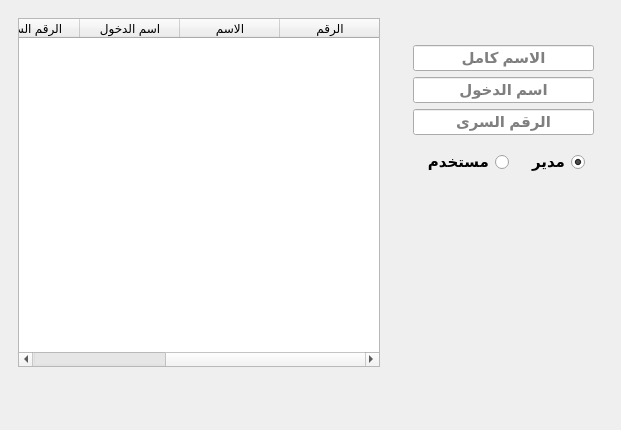
<?xml version="1.0" encoding="UTF-8"?>
<ui version="4.0">
 <class>Form</class>
 <widget class="QWidget" name="Form">
  <property name="geometry">
   <rect>
    <x>0</x>
    <y>0</y>
    <width>621</width>
    <height>430</height>
   </rect>
  </property>
  <property name="windowTitle">
   <string>Form</string>
  </property>
  <layout class="QVBoxLayout" name="verticalLayout">
   <property name="spacing">
    <number>0</number>
   </property>
   <property name="margin">
    <number>0</number>
   </property>
   <item>
    <widget class="QWidget" name="widget_14" native="true">
     <layout class="QHBoxLayout" name="horizontalLayout">
      <item>
       <widget class="QWidget" name="widget_159" native="true">
        <property name="sizePolicy">
         <sizepolicy hsizetype="Preferred" vsizetype="Preferred">
          <horstretch>7</horstretch>
          <verstretch>0</verstretch>
         </sizepolicy>
        </property>
        <layout class="QGridLayout" name="gridLayout_32">
         <item row="1" column="1">
          <widget class="QPushButton" name="udelet">
           <property name="sizePolicy">
            <sizepolicy hsizetype="Minimum" vsizetype="Expanding">
             <horstretch>0</horstretch>
             <verstretch>1</verstretch>
            </sizepolicy>
           </property>
           <property name="font">
            <font>
             <pointsize>11</pointsize>
             <weight>75</weight>
             <bold>true</bold>
            </font>
           </property>
           <property name="text">
            <string/>
           </property>
           <property name="icon">
            <iconset>
             <normaloff>:/n/img/Delete-100.png</normaloff>:/n/img/Delete-100.png</iconset>
           </property>
           <property name="iconSize">
            <size>
             <width>50</width>
             <height>50</height>
            </size>
           </property>
           <property name="flat">
            <bool>true</bool>
           </property>
          </widget>
         </item>
         <item row="1" column="2">
          <widget class="QPushButton" name="uedit">
           <property name="sizePolicy">
            <sizepolicy hsizetype="Minimum" vsizetype="Expanding">
             <horstretch>0</horstretch>
             <verstretch>1</verstretch>
            </sizepolicy>
           </property>
           <property name="font">
            <font>
             <pointsize>11</pointsize>
             <weight>75</weight>
             <bold>true</bold>
            </font>
           </property>
           <property name="text">
            <string/>
           </property>
           <property name="icon">
            <iconset>
             <normaloff>:/n/img/Save-100.png</normaloff>:/n/img/Save-100.png</iconset>
           </property>
           <property name="iconSize">
            <size>
             <width>50</width>
             <height>50</height>
            </size>
           </property>
           <property name="flat">
            <bool>true</bool>
           </property>
          </widget>
         </item>
         <item row="0" column="1" colspan="2">
          <widget class="QTableWidget" name="utable">
           <property name="sizePolicy">
            <sizepolicy hsizetype="Expanding" vsizetype="Expanding">
             <horstretch>0</horstretch>
             <verstretch>9</verstretch>
            </sizepolicy>
           </property>
           <property name="layoutDirection">
            <enum>Qt::RightToLeft</enum>
           </property>
           <column>
            <property name="text">
             <string>الرقم</string>
            </property>
           </column>
           <column>
            <property name="text">
             <string>اﻻسم</string>
            </property>
           </column>
           <column>
            <property name="text">
             <string>اسم الدخول</string>
            </property>
           </column>
           <column>
            <property name="text">
             <string>الرقم السرى</string>
            </property>
           </column>
           <column>
            <property name="text">
             <string>النوع</string>
            </property>
           </column>
          </widget>
         </item>
        </layout>
       </widget>
      </item>
      <item>
       <widget class="QWidget" name="widget_155" native="true">
        <property name="sizePolicy">
         <sizepolicy hsizetype="Preferred" vsizetype="Preferred">
          <horstretch>4</horstretch>
          <verstretch>0</verstretch>
         </sizepolicy>
        </property>
        <property name="styleSheet">
         <string notr="true"/>
        </property>
        <layout class="QVBoxLayout" name="verticalLayout_64">
         <item>
          <widget class="QWidget" name="widget_156" native="true">
           <property name="sizePolicy">
            <sizepolicy hsizetype="Expanding" vsizetype="Preferred">
             <horstretch>0</horstretch>
             <verstretch>5</verstretch>
            </sizepolicy>
           </property>
           <layout class="QVBoxLayout" name="verticalLayout_45">
            <item>
             <widget class="QWidget" name="widget_16" native="true">
              <property name="sizePolicy">
               <sizepolicy hsizetype="Preferred" vsizetype="Expanding">
                <horstretch>0</horstretch>
                <verstretch>1</verstretch>
               </sizepolicy>
              </property>
             </widget>
            </item>
            <item>
             <widget class="QLineEdit" name="ufname">
              <property name="sizePolicy">
               <sizepolicy hsizetype="Expanding" vsizetype="Fixed">
                <horstretch>0</horstretch>
                <verstretch>0</verstretch>
               </sizepolicy>
              </property>
              <property name="font">
               <font>
                <pointsize>11</pointsize>
                <weight>75</weight>
                <bold>true</bold>
               </font>
              </property>
              <property name="alignment">
               <set>Qt::AlignCenter</set>
              </property>
              <property name="placeholderText">
               <string>الاسم كامل</string>
              </property>
             </widget>
            </item>
            <item>
             <widget class="QLineEdit" name="uname">
              <property name="sizePolicy">
               <sizepolicy hsizetype="Expanding" vsizetype="Fixed">
                <horstretch>0</horstretch>
                <verstretch>0</verstretch>
               </sizepolicy>
              </property>
              <property name="font">
               <font>
                <pointsize>11</pointsize>
                <weight>75</weight>
                <bold>true</bold>
               </font>
              </property>
              <property name="alignment">
               <set>Qt::AlignCenter</set>
              </property>
              <property name="placeholderText">
               <string>اسم الدخول</string>
              </property>
             </widget>
            </item>
            <item>
             <widget class="QLineEdit" name="upass">
              <property name="sizePolicy">
               <sizepolicy hsizetype="Expanding" vsizetype="Fixed">
                <horstretch>0</horstretch>
                <verstretch>0</verstretch>
               </sizepolicy>
              </property>
              <property name="font">
               <font>
                <pointsize>11</pointsize>
                <weight>75</weight>
                <bold>true</bold>
               </font>
              </property>
              <property name="alignment">
               <set>Qt::AlignCenter</set>
              </property>
              <property name="placeholderText">
               <string>الرقم السرى</string>
              </property>
             </widget>
            </item>
            <item>
             <widget class="QWidget" name="widget" native="true">
              <property name="sizePolicy">
               <sizepolicy hsizetype="Preferred" vsizetype="Expanding">
                <horstretch>0</horstretch>
                <verstretch>0</verstretch>
               </sizepolicy>
              </property>
              <property name="layoutDirection">
               <enum>Qt::RightToLeft</enum>
              </property>
              <property name="styleSheet">
               <string notr="true"/>
              </property>
              <layout class="QHBoxLayout" name="horizontalLayout_30">
               <item>
                <widget class="QRadioButton" name="uadminradio">
                 <property name="font">
                  <font>
                   <pointsize>11</pointsize>
                   <weight>75</weight>
                   <bold>true</bold>
                  </font>
                 </property>
                 <property name="mouseTracking">
                  <bool>true</bool>
                 </property>
                 <property name="styleSheet">
                  <string notr="true"/>
                 </property>
                 <property name="text">
                  <string>مدير</string>
                 </property>
                 <property name="checked">
                  <bool>true</bool>
                 </property>
                </widget>
               </item>
               <item>
                <widget class="QRadioButton" name="userradio">
                 <property name="font">
                  <font>
                   <pointsize>11</pointsize>
                   <weight>75</weight>
                   <bold>true</bold>
                  </font>
                 </property>
                 <property name="text">
                  <string>مستخدم</string>
                 </property>
                 <property name="checked">
                  <bool>false</bool>
                 </property>
                </widget>
               </item>
              </layout>
             </widget>
            </item>
           </layout>
          </widget>
         </item>
         <item>
          <widget class="QWidget" name="widget_157" native="true">
           <property name="sizePolicy">
            <sizepolicy hsizetype="Preferred" vsizetype="Preferred">
             <horstretch>0</horstretch>
             <verstretch>1</verstretch>
            </sizepolicy>
           </property>
           <layout class="QHBoxLayout" name="horizontalLayout_31">
            <property name="margin">
             <number>0</number>
            </property>
            <item>
             <widget class="QPushButton" name="uadd">
              <property name="sizePolicy">
               <sizepolicy hsizetype="Minimum" vsizetype="Expanding">
                <horstretch>0</horstretch>
                <verstretch>0</verstretch>
               </sizepolicy>
              </property>
              <property name="font">
               <font>
                <pointsize>11</pointsize>
                <weight>75</weight>
                <bold>true</bold>
               </font>
              </property>
              <property name="text">
               <string/>
              </property>
              <property name="icon">
               <iconset>
                <normaloff>:/n/img/Plus-500.png</normaloff>:/n/img/Plus-500.png</iconset>
              </property>
              <property name="iconSize">
               <size>
                <width>50</width>
                <height>50</height>
               </size>
              </property>
              <property name="flat">
               <bool>true</bool>
              </property>
             </widget>
            </item>
           </layout>
          </widget>
         </item>
         <item>
          <widget class="QWidget" name="widget_15" native="true">
           <property name="sizePolicy">
            <sizepolicy hsizetype="Preferred" vsizetype="Expanding">
             <horstretch>0</horstretch>
             <verstretch>5</verstretch>
            </sizepolicy>
           </property>
          </widget>
         </item>
        </layout>
       </widget>
      </item>
     </layout>
    </widget>
   </item>
  </layout>
 </widget>
 <tabstops>
  <tabstop>ufname</tabstop>
  <tabstop>uname</tabstop>
  <tabstop>upass</tabstop>
  <tabstop>uadminradio</tabstop>
  <tabstop>userradio</tabstop>
  <tabstop>uadd</tabstop>
  <tabstop>utable</tabstop>
  <tabstop>udelet</tabstop>
  <tabstop>uedit</tabstop>
 </tabstops>
 <resources>
  <include location="../../pos1/source.qrc"/>
 </resources>
 <connections/>
</ui>
